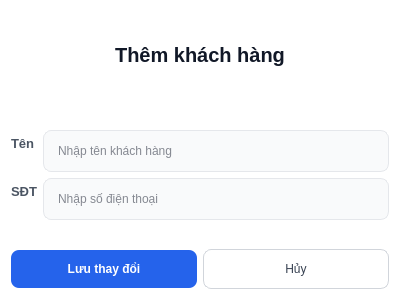
<?xml version="1.0" encoding="UTF-8"?>
<ui version="4.0">
 <class>Dialog</class>
 <widget class="QDialog" name="Dialog">
  <property name="geometry">
   <rect>
    <x>0</x>
    <y>0</y>
    <width>400</width>
    <height>300</height>
   </rect>
  </property>
  <property name="windowTitle">
   <string>Dialog</string>
  </property>
  <property name="styleSheet">
   <string notr="true">/* 1. Tổng thể Cửa sổ Dialog */
QDialog {
    background-color: #ffffff;
    font-family: &quot;Inter&quot;, &quot;Segoe UI&quot;, sans-serif;
}

/* 2. Tiêu đề chính (Thêm khách hàng) */
QLabel#lblTitleThemKH {
    font-size: 20px;
    font-weight: 700; /* Bold */
    color: #111827;   /* Đen tuyền chuyên nghiệp */
    padding-bottom: 10px;
    margin-bottom: 15px;
}

/* 3. Nhãn thuộc tính trong Form (Tên, SĐT, Giới tính) */
QLabel#lblTenKH, QLabel#lblSDTKH, QLabel#lblGioiTinhKH {
    font-size: 13px;
    font-weight: 600; /* Semi-bold */
    color: #4b5563;   /* Xám đậm tinh tế */
}

/* 4. Ô nhập liệu và ComboBox (Inputs) */
QLineEdit, QComboBox {
    background-color: #f9fafb; /* Nền xám cực nhạt */
    border: 1px solid #e5e7eb; /* Viền xám mảnh */
    border-radius: 8px;        /* Bo góc 8px đồng bộ */
    padding: 10px 12px;
    color: #111827;
    min-height: 20px;
}

/* Hiệu ứng khi người dùng tương tác */
QLineEdit:focus, QComboBox:focus {
    border: 2px solid #2563eb; /* Viền xanh dương thương hiệu */
    background-color: #ffffff;
}

/* 5. Nút bấm chức năng (Footer Buttons) */

/* Nút LƯU (Màu xanh dương chủ đạo) */
QPushButton#btnLuu {
    background-color: #2563eb;
    color: #ffffff;
    font-weight: 700;
    border-radius: 8px;
    padding: 12px 24px;
    min-width: 120px;
}

QPushButton#btnLuu:hover {
    background-color: #1d4ed8; /* Đậm hơn khi hover */
}

/* Nút HỦY (Trắng viền xám) */
QPushButton#btnHuy {
    background-color: #ffffff;
    color: #374151;
    border: 1px solid #d1d5db;
    border-radius: 8px;
    padding: 12px 24px;
}

QPushButton#btnHuy:hover {
    background-color: #f3f4f6;
}

/* 6. Tùy chỉnh mũi tên ComboBox */
QComboBox::drop-down {
    border: none;
    width: 30px;
}

QComboBox::down-arrow {
    image: none;
    border-left: 5px solid transparent;
    border-right: 5px solid transparent;
    border-top: 5px solid #6b7280;
    margin-right: 10px;
}</string>
  </property>
  <layout class="QVBoxLayout" name="verticalLayout">
   <item>
    <widget class="QLabel" name="lblTitleThemKH">
     <property name="text">
      <string>Thêm khách hàng</string>
     </property>
     <property name="alignment">
      <set>Qt::AlignCenter</set>
     </property>
    </widget>
   </item>
   <item>
    <layout class="QFormLayout" name="formLayout">
     <item row="0" column="0">
      <widget class="QLabel" name="lblTenKH">
       <property name="text">
        <string>Tên</string>
       </property>
      </widget>
     </item>
     <item row="0" column="1">
      <widget class="QLineEdit" name="txtTenKH">
       <property name="placeholderText">
        <string>Nhập tên khách hàng</string>
       </property>
      </widget>
     </item>
     <item row="1" column="0">
      <widget class="QLabel" name="lblSDTKH">
       <property name="text">
        <string>SĐT</string>
       </property>
      </widget>
     </item>
     <item row="1" column="1">
      <widget class="QLineEdit" name="txtSDTKH">
       <property name="placeholderText">
        <string>Nhập số điện thoại</string>
       </property>
      </widget>
     </item>
    </layout>
   </item>
   <item>
    <layout class="QHBoxLayout" name="horizontalLayout">
     <item>
      <widget class="QPushButton" name="btnLuu">
       <property name="text">
        <string>Lưu thay đổi</string>
       </property>
      </widget>
     </item>
     <item>
      <widget class="QPushButton" name="btnHuy">
       <property name="text">
        <string>Hủy</string>
       </property>
      </widget>
     </item>
    </layout>
   </item>
  </layout>
 </widget>
 <resources/>
 <connections/>
</ui>
